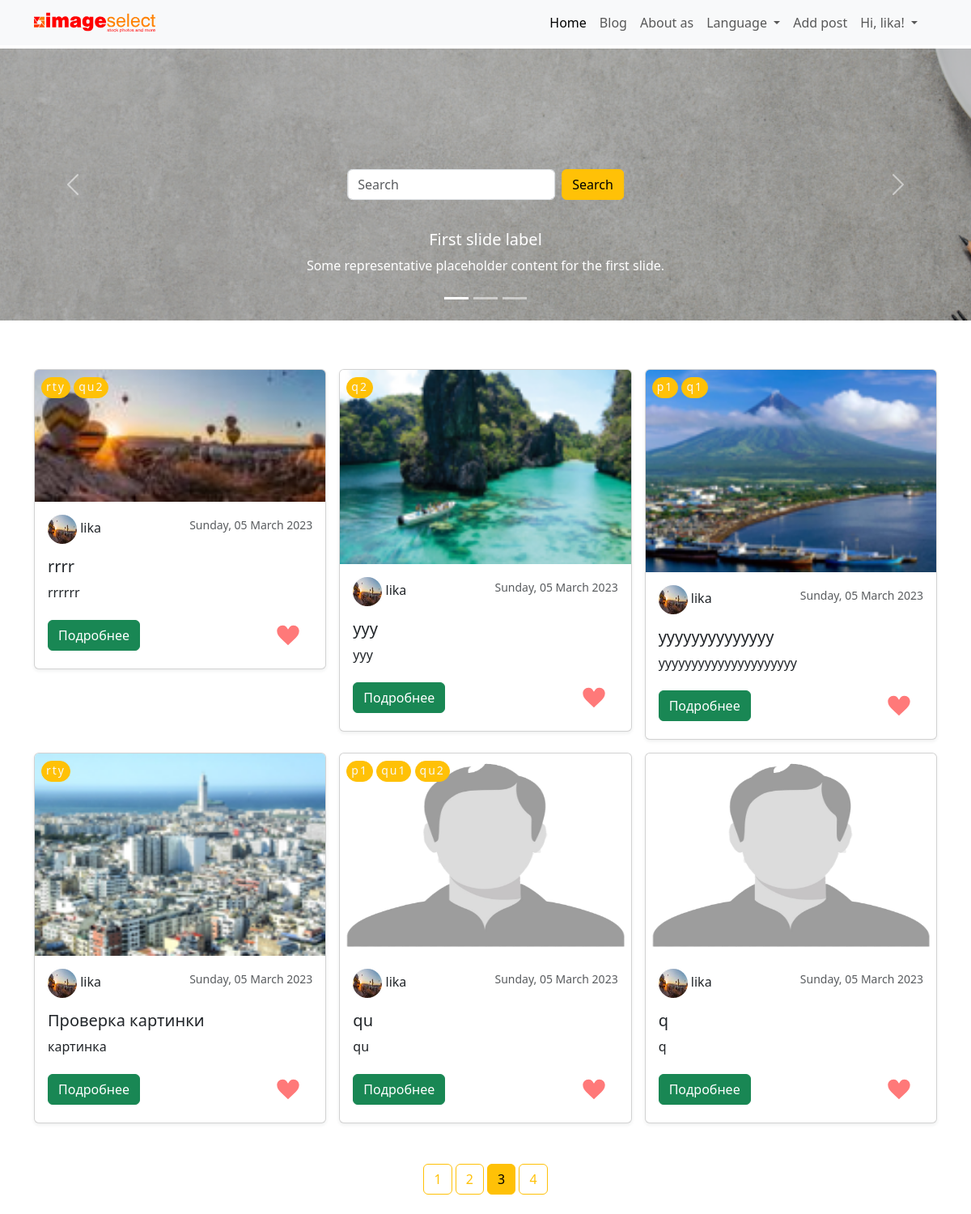
Before: /allpost?page=3 (signed in) with the older database file.
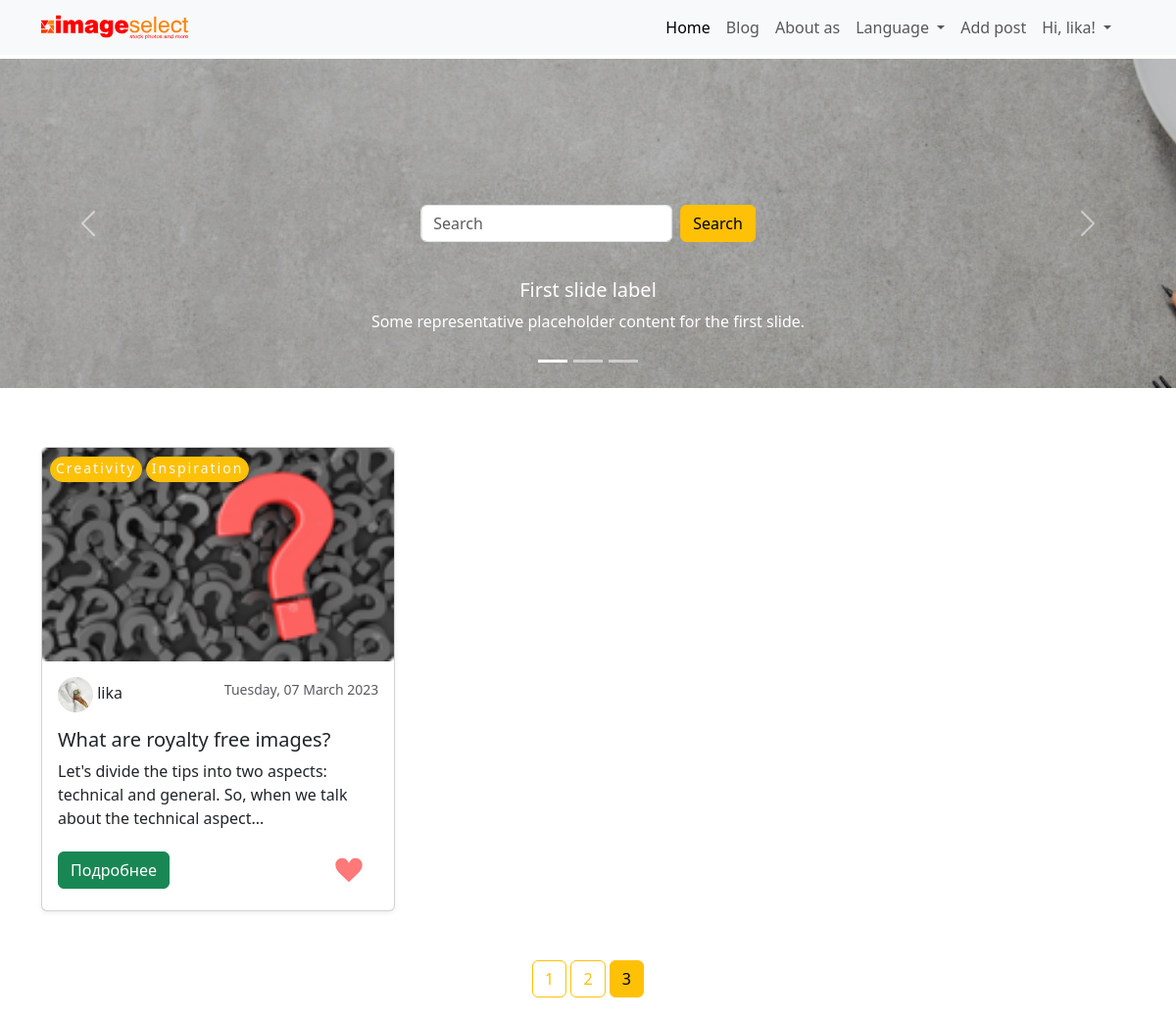
After: the same page with the newer database file.
### flask_blog_portfolio/models.py (models this page shows, shortened)
class Post(db.Model):
    id = db.Column(db.Integer, primary_key=True)
    title = db.Column(db.String(100), nullable=False)
    date_posted = db.Column(db.DateTime, nullable=False, default=datetime.utcnow)
    update_post = db.Column(db.DateTime, nullable=False, default=datetime.utcnow)
    content = db.Column(db.Text, nullable=False)
    user_id = db.Column(db.Integer, db.ForeignKey('user.id'), nullable=False)
    image_file = db.Column(db.String(20), nullable=False, default='default.png')
    category_id = db.Column(db.Integer, db.ForeignKey('category.id'), nullable=False)
    hashtags = db.relationship('Hashtag', secondary=hashtag_posts, backref=db.backref('posts', lazy='dynamic'))
    comments = db.relationship('Comment', backref='title', lazy='select', cascade='all, delete-orphan')

class Hashtag(db.Model):
    id = db.Column(db.Integer, primary_key=True)
    name = db.Column(db.String(50), unique=True, nullable=False)

class User(db.Model, UserMixin):
    id = db.Column(db.Integer, primary_key=True)
    username = db.Column(db.String(20), unique=True, nullable=False)
    email = db.Column(db.String(120), unique=True, nullable=False)
    image_file = db.Column(db.String(20), nullable=False, default='default.png')
    password = db.Column(db.String(60), nullable=False)
    post = db.relationship('Post', backref='author', lazy=True)

### flask_blog_portfolio/posts/routes.py (the view)
@posts.route("/allpost", methods=['GET', 'POST'])
@login_required
def allpost(post_id=None):
    page = request.args.get('page', 1, type=int)
    posts = Post.query.order_by(Post.date_posted.desc()).paginate(page=page, per_page=6)
    like_form = LikeForm()
    like_count = Like.query.filter_by(post_id=post_id).count()
    return render_template('allpost.html', posts=posts, like_form=like_form, like_count=like_count)

### flask_blog_portfolio/posts/forms.py
class LikeForm(FlaskForm):
    submit = SubmitField('Создать')

### flask_blog_portfolio/models.py (called while the page is built)
@login_manager.user_loader
def load_user(user_id):
    return User.query.get(int(user_id))

### flask_blog_portfolio/templates/allpost.html (shortened to what the changed rows need)
{% extends "layout.html" %}
{% block body %}
<section>
    <div class="container">
        <div class="row row-cols-1 row-cols-sm-2 row-cols-md-3 g-3">
            {% for post in posts.items %}
            <div class="col">
                <div class="card shadow-sm allpost_card_hash">
                    <a class="title" href="{{ url_for('posts.post', post_id=post.id) }}">
                        <img class="all_post_img"
                             src="{{ url_for('static', filename='profile_pics/' + post.image_file) }}">
                    </a>
                    <div class="allpost_card_hastags">
                        <div class="p-2">
                            {% for tag in post.hashtags %}
                            <span class="btn btn-warning text-light post_tag">{{ tag.name}}</span>
                            {% endfor %}
                        </div>
                    </div>
                    <div class="card-body">
                        <div class="d-flex flex-row mb-3">
                            <div class="flex-grow-1">
                            <span class="account_img">
                                <img class="post_author"
                                     src="{{ url_for('static', filename='profile_pics/' + post.author.image_file) }}">
                            </span>
                                <span> <a href="{{ url_for('users.user_posts', username=post.author.username) }}"
                                          id="author" style="margin: 0 auto;">{{ post.author.username }}</a></span>
                            </div>
                            <span class="card-text"><small class="text-muted">{{ post.date_posted.strftime('%A, %d %B %Y') }}</small></span>
                        </div>
                        <h5 class="card-title"><a class="title" href="{{ url_for('posts.post', post_id=post.id) }}">{{
                            post.title }}</a></h5>
                        <p class="card-text">{{ post.content| truncate(110, False, '...', 0)}}</p>
                        <div class="d-flex justify-content-between align-items-center">
                            <div class="btn-group">
                                <a href="{{ url_for('posts.post', post_id=post.id) }}"
                                   class="btn btn-success">Подробнее</a>
                            </div>
                            <div class="p-2">
                                <form action="{{ url_for('posts.like_post', post_id=post.id) }}" method="post">
                                    <button type="submit"
                                            style="border: none; background-color: #FFFFFF;">
                                        <img style="width: 32px;"
                                             src="{{ url_for('static', filename='image/like.svg') }}" alt="...">
                                    </button>
                                </form>
                            </div>
                        </div>
                    </div>
                </div>
            </div>
            {% endfor %}
        </div>
        <div class="text-center all_post_paginate">
            {% for page_num in posts.iter_pages(left_edge=1, right_edge=1, left_current=1, right_current=2) %}
            {% if page_num %}
            {% if posts.page == page_num %}
            <a class="btn btn-warning mb-4" href="{{ url_for('posts.allpost', page=page_num) }}">{{ page_num }}</a>
            {% else %}
            <a class="btn btn-outline-warning mb-4" href="{{ url_for('posts.allpost', page=page_num) }}">{{ page_num
                }}</a>
            {% endif %}
            {% else %}
            ...
            {% endif %}
            {% endfor %}
        </div>
    </div>
</section>
{% endblock %}

Changed rows visible on the page:
no longer on this page (row edited): Post: image_file (picture), author.username "lika", date_posted "Sunday, 05 March 2023", title "rrrr", content "rrrrrr"
removed Hashtag: name "rty"
removed Hashtag: name "qu2"
no longer on this page (row edited): Post: image_file (picture), author.username "lika", date_posted "Sunday, 05 March 2023", title "yyy", content "yyy"
removed Hashtag: name "q2", shown under "lika"
no longer on this page (row edited): Post: image_file (picture), author.username "lika", date_posted "Sunday, 05 March 2023", title "yyyyyyyyyyyyyy", content "yyyyyyyyyyyyyyyyyyyyy", Hashtag (name "p1")
removed Hashtag: name "q1", shown under "lika"
no longer on this page (row edited): Post: image_file (picture), author.username "lika", date_posted "Sunday, 05 March 2023", title "Проверка картинки", content "картинка"
no longer on this page (row edited): Post: image_file (placeholder picture), image_file (picture), author.username "lika", date_posted "Sunday, 05 March 2023", title "qu", content "qu", Hashtag (name "p1")
removed Hashtag: name "qu1", shown under "lika"
no longer on this page (row edited): Post: image_file (placeholder picture), image_file (picture), author.username "lika", date_posted "Sunday, 05 March 2023", title "q", content "q"
added Post: image_file (picture), author.username "lika", date_posted "Tuesday, 07 March 2023", title "What are royalty free images?", content "Let's divide the tips into two aspects: technical and general. So, when we talk about the technical aspect...", Hashtag (name "Inspiration")
now on this page (row edited): Hashtag: name "Creativity", shown under "lika"
Other visible differences:
list line gone: "4"
